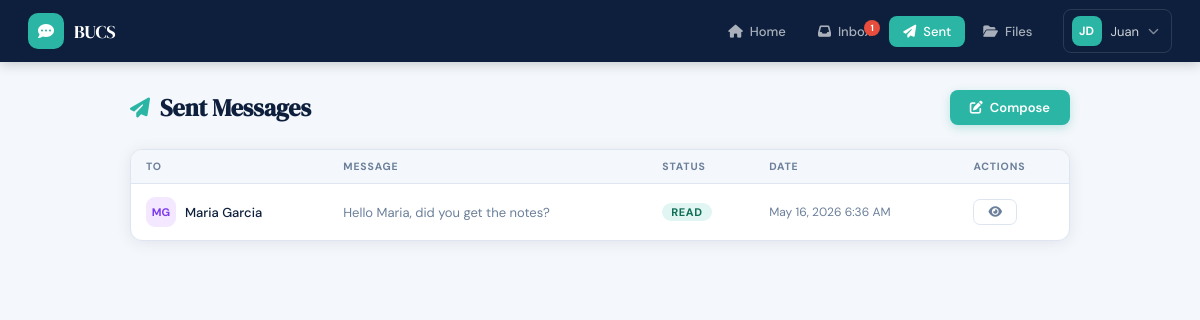
Screenshot of /sent.php (signed in) with the database file from the repository.
### tables this page shows
CREATE TABLE IF NOT EXISTS messages (
    mess_id   INT AUTO_INCREMENT PRIMARY KEY,
    sender_id VARCHAR(20)  NOT NULL,
    receiver  VARCHAR(20)  NOT NULL,
    message   TEXT         NOT NULL,
    status    ENUM('sent','read','deleted') DEFAULT 'sent',
    sent_at   DATETIME     DEFAULT CURRENT_TIMESTAMP,
    FOREIGN KEY (sender_id) REFERENCES users(id_no) ON DELETE CASCADE,
    FOREIGN KEY (receiver)  REFERENCES users(id_no) ON DELETE CASCADE
);

CREATE TABLE IF NOT EXISTS users (
    id_no      VARCHAR(20)  PRIMARY KEY,
    fname      VARCHAR(50)  NOT NULL,
    mname      VARCHAR(50)  DEFAULT '',
    lname      VARCHAR(50)  NOT NULL,
    uname      VARCHAR(50)  NOT NULL UNIQUE,
    pwd        VARCHAR(255) NOT NULL,
    created_at DATETIME     DEFAULT CURRENT_TIMESTAMP
);

### includes/config.php (called while the page is built, shortened)
<?php
function auth_guard() {
    return $_SESSION['user'];
}

### sent.php (the view, shortened to what this page needs)
<?php
require_once 'includes/config.php';
$me = auth_guard();
$db  = getDB();
$uid = $me['id_no'];
$msgs = $db->query("
    SELECT m.*, u.fname, u.lname
    FROM messages m JOIN users u ON m.receiver = u.id_no
    WHERE m.sender_id='$uid'
    ORDER BY m.sent_at DESC");
include 'includes/head.php';
include 'includes/navbar.php';
?>
<div class="page-wrap">
  <div class="page-head">
    <h1 class="page-title"><i class="fa fa-paper-plane"></i> Sent Messages</h1>
    <a href="compose.php" class="btn btn-primary"><i class="fa fa-pen-to-square"></i> Compose</a>
  </div>
  <div class="card">
    <?php if ($msgs->num_rows === 0): ?>
      <div class="empty-state"><i class="fa fa-paper-plane"></i><p>No sent messages yet.</p></div>
    <?php else: ?>
      <div class="tbl-wrap">
        <table class="tbl">
          <thead>
            <tr><th>To</th><th>Message</th><th>Status</th><th>Date</th><th>Actions</th></tr>
          </thead>
          <tbody>
          <?php while ($m = $msgs->fetch_assoc()): ?>
            <tr>
              <td>
                <div class="person-row">
                  <div class="avatar avatar-sm avatar-purple">
                    <?= strtoupper(substr($m['fname'],0,1).substr($m['lname'],0,1)) ?>
                  </div>
                  <span class="name"><?= htmlspecialchars($m['fname'].' '.$m['lname']) ?></span>
                </div>
              </td>
              <td class="tbl-preview">
                <?= htmlspecialchars(mb_substr($m['message'],0,65)) ?><?= mb_strlen($m['message'])>65?'…':'' ?>
              </td>
              <td><span class="badge badge-<?= $m['status'] ?>"><?= ucfirst($m['status']) ?></span></td>
              <td class="text-muted text-sm nowrap"><?= date('M d, Y g:i A', strtotime($m['sent_at'])) ?></td>
              <td>
                <a href="view_message.php?id=<?= $m['mess_id'] ?>" class="btn btn-ghost btn-sm">
                  <i class="fa fa-eye"></i>
                </a>
              </td>
            </tr>
          <?php endwhile; ?>
          </tbody>
        </table>
      </div>
    <?php endif; ?>
  </div>
</div>
</body>
</html>

### assets/css/style.css (style rules this page uses)
*, *::before, *::after { box-sizing: border-box; margin: 0; padding: 0; }
:root { --navy: #0d1f3c; --blue: #1a3a6b; --teal: #2ab5a5; --teal-dk: #1a9d8e; --teal-lt: #e1f5f3; --text: #0d1f3c; --muted: #6b7f9a; --border: #dde6f0; --bg: #f4f7fb; --white: #ffffff; --error: #e74c3c; --success: #27ae60; --warn: #f39c12; --nav-h: 62px; --radius: 12px; --shadow: 0 2px 16px rgba(13,31,60,.08); --shadow-lg: 0 6px 32px rgba(13,31,60,.14); }
html { font-size: 14px; scroll-behavior: smooth; }
body { font-family: 'DM Sans', sans-serif; background: var(--bg); color: var(--text); min-height: 100vh; }
a { color: var(--teal); text-decoration: none; }
.page-wrap { max-width: 980px; margin: 0 auto; padding: 28px 20px 48px; }
.page-head { display: flex; align-items: center; justify-content: space-between; margin-bottom: 24px; gap: 12px; flex-wrap: wrap; }
.page-title { font-family: 'DM Serif Display', serif; font-size: 24px; color: var(--navy); display: flex; align-items: center; gap: 10px; }
.page-title i { color: var(--teal); font-size: 20px; }
.card { background: var(--white); border-radius: var(--radius); border: 1px solid var(--border); box-shadow: var(--shadow); overflow: hidden; }
.btn { display: inline-flex; align-items: center; gap: 7px; padding: 9px 20px; border-radius: 8px; border: none; font-family: inherit; font-size: 13px; font-weight: 600; cursor: pointer; transition: all .15s; text-decoration: none; white-space: nowrap; }
.btn-primary { background: var(--teal); color: #fff; box-shadow: 0 3px 10px rgba(42,181,165,.28); }
.btn-ghost { background: transparent; color: var(--muted); border: 1.5px solid var(--border); }
.btn-sm { padding: 6px 14px; font-size: 12px; border-radius: 7px; }
.badge { display: inline-block; padding: 2px 9px; border-radius: 20px; font-size: 11px; font-weight: 700; text-transform: uppercase; letter-spacing: .05em; }
.badge-read { background: var(--teal-lt); color: #0f6e56; }
.tbl-wrap { overflow-x: auto; }
.tbl { width: 100%; border-collapse: collapse; font-size: 13px; }
.tbl thead tr { background: var(--bg); }
.tbl th { padding: 10px 15px; text-align: left; font-size: 10.5px; font-weight: 700; text-transform: uppercase; letter-spacing: .08em; color: var(--muted); white-space: nowrap; }
.tbl td { padding: 13px 15px; border-top: 1px solid var(--border); vertical-align: middle; }
.tbl-preview { color: var(--muted); max-width: 280px; }
.avatar { border-radius: 9px; display: grid; place-items: center; font-weight: 700; flex-shrink: 0; font-size: 12px; }
.avatar-sm { width: 30px; height: 30px; font-size: 11px; }
.avatar-purple { background: #f3e8ff; color: #7c3aed; }
.person-row { display: flex; align-items: center; gap: 9px; }
.person-row .name { font-weight: 500; }
.text-muted { color: var(--muted); }
.text-sm { font-size: 12px; }
.nowrap { white-space: nowrap; }

### rows the page displays
messages: receiver.lname "MG", receiver.lname "Maria Garcia", message "Hello Maria, did you get the notes?", status "READ", sent_at "May 16, 2026 6:36 AM"

### other values shown
$unread "1"
substr($me['fname'], 0, 1) . substr($me['lname'], 0, 1) "JD"
$me['fname'] "Juan"
